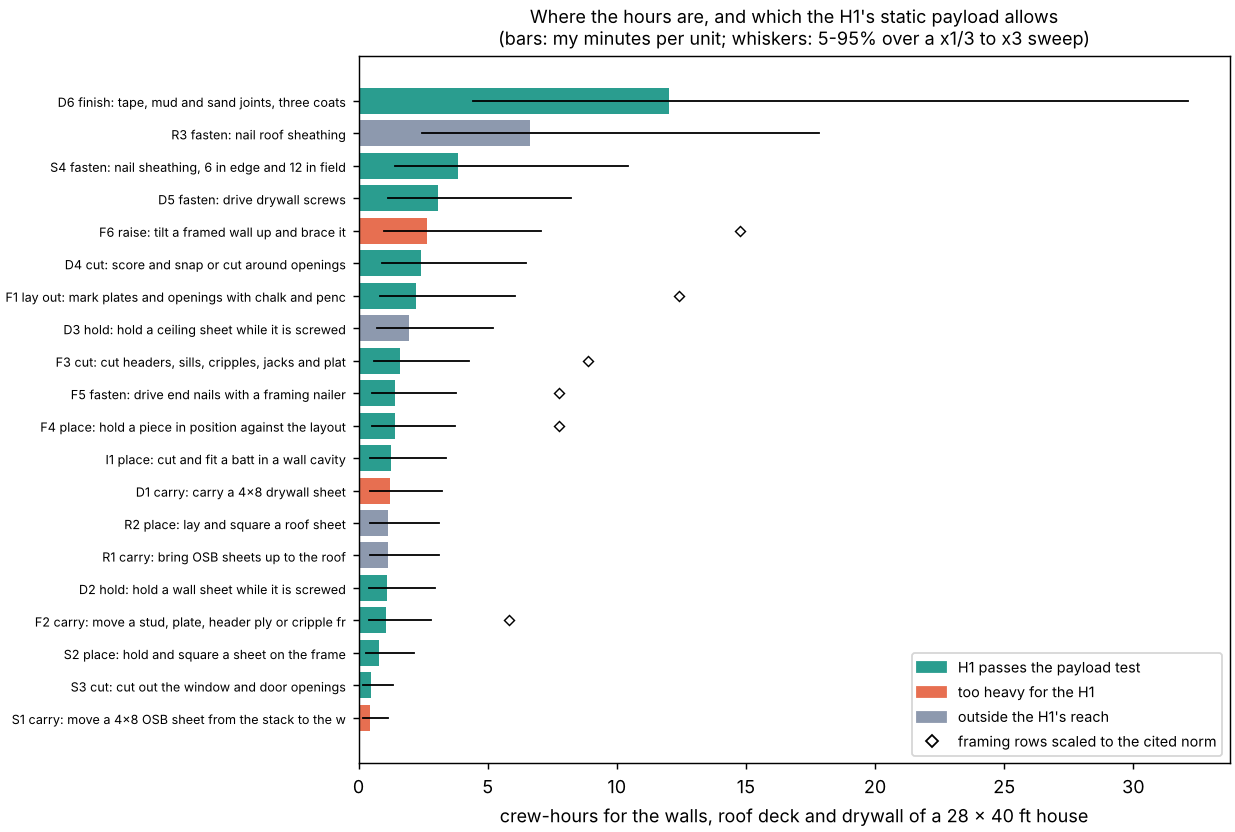

Here is the Python script that generated this plot:
"""Crew-hours per task of the framing house, coloured by whether the H1 passes its payload test -> figure.png."""
import json
from pathlib import Path

import matplotlib
matplotlib.use("Agg")
import matplotlib.pyplot as plt  # noqa: E402

HERE = Path(__file__).resolve().parent
COLOUR = {"yes": "#2a9d8f", "no": "#e76f51", "out of reach": "#8d99ae"}
LABEL = {"yes": "H1 passes the payload test", "no": "too heavy for the H1", "out of reach": "outside the H1's reach"}


def main():
    rows = json.loads((HERE / "taskbook.json").read_text())["tasks"]
    rows = sorted(rows, key=lambda r: r["crew_hours_mid_A"])
    fig, ax = plt.subplots(figsize=(9.5, 6.4), constrained_layout=True)
    for i, r in enumerate(rows):
        c = COLOUR[r["h1_payload"]]
        lo, hi = r["crew_hours_5pct_A"], r["crew_hours_95pct_A"]
        ax.barh(i, r["crew_hours_mid_A"], color=c)
        ax.plot([lo, hi], [i, i], color="black", lw=1)
        ax.plot([r["crew_hours_mid_B"]], [i], marker="D", ms=4, color="white", mec="black", mew=0.8, ls="none") if r["trade"] == "framing" else None
    ax.set_yticks(range(len(rows)))
    ax.set_yticklabels([f"{r['id']} {r['verb']}: {r['task'][:44]}" for r in rows], fontsize=7)
    ax.set_xlabel("crew-hours for the walls, roof deck and drywall of a 28 x 40 ft house")
    handles = [plt.Rectangle((0, 0), 1, 1, color=COLOUR[k]) for k in COLOUR]
    handles.append(plt.Line2D([], [], marker="D", color="white", mec="black", ls="none", ms=5))
    ax.legend(handles, [LABEL[k] for k in COLOUR] + ["framing rows scaled to the cited norm"], loc="lower right", fontsize=8)
    ax.set_title("Where the hours are, and which the H1's static payload allows\n(bars: my minutes per unit; whiskers: 5-95% over a x1/3 to x3 sweep)", fontsize=10)
    fig.savefig(HERE / "figure.png", dpi=130)


if __name__ == "__main__":
    main()
